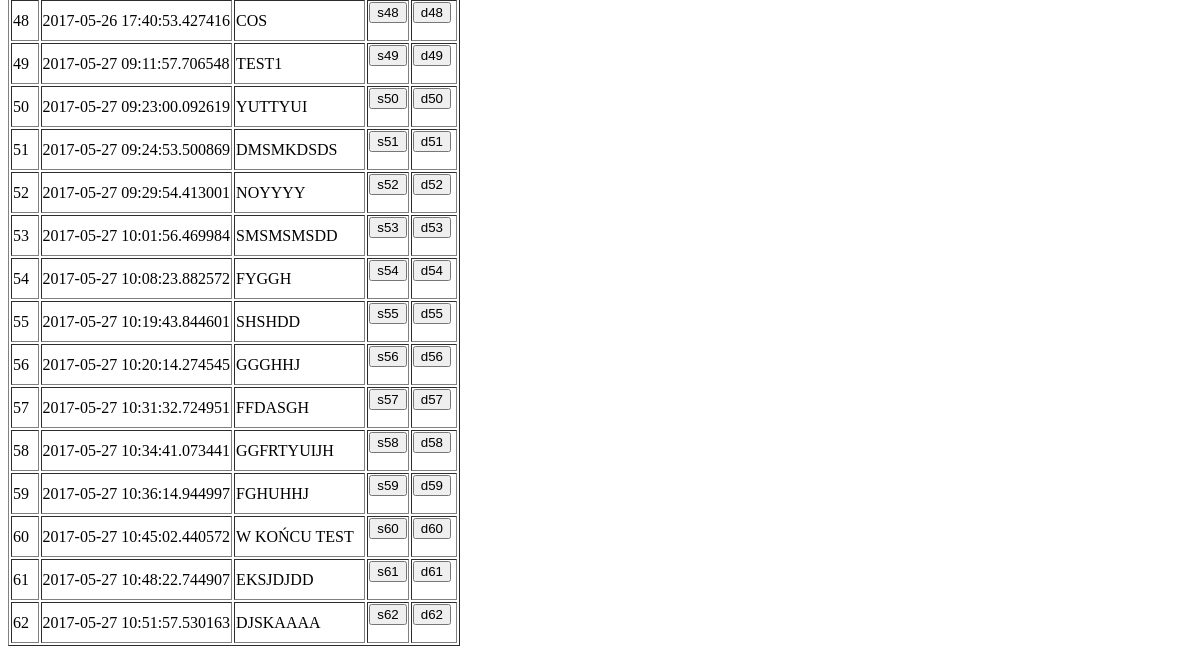
Page /database (signed in, lower part) on the earlier database version.
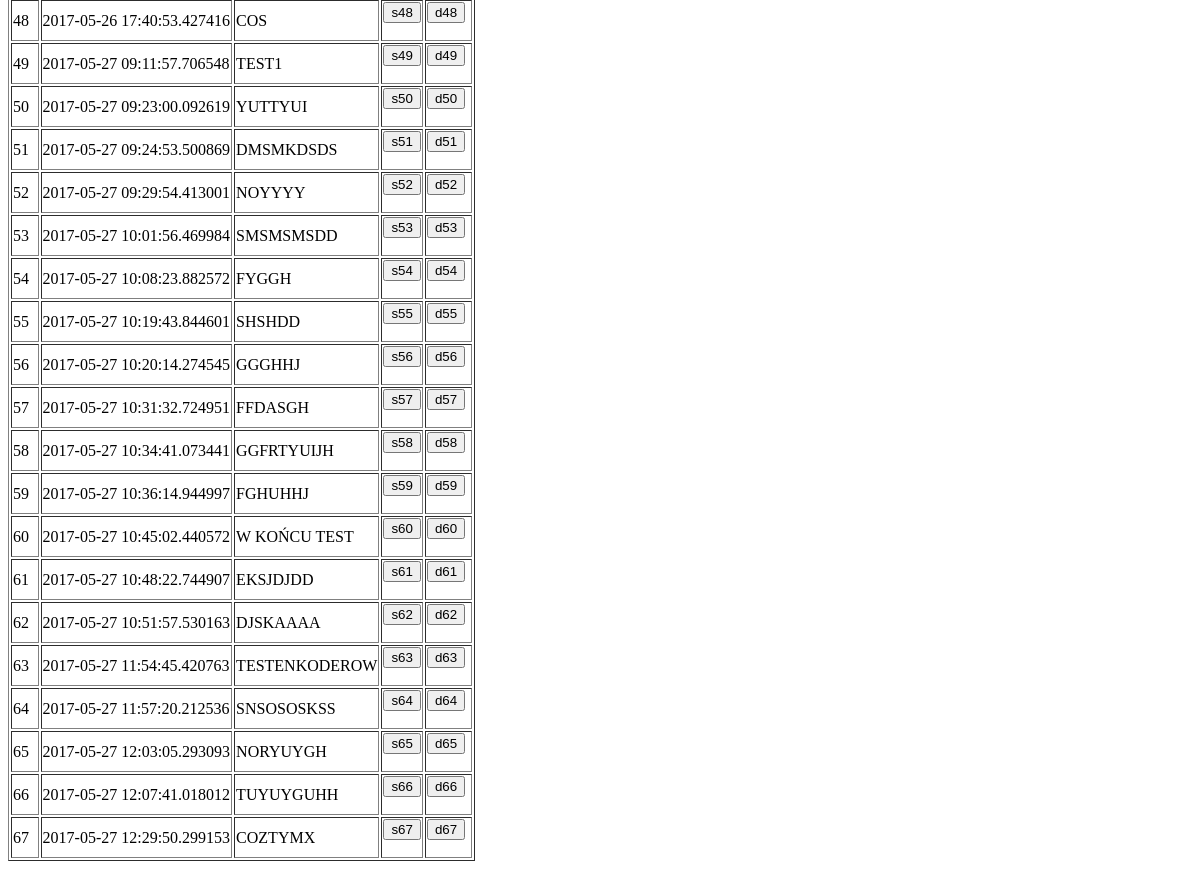
Same page on the later database version.
### app/models.py (models this page shows, shortened)
class Measure(db.Model):
    id = db.Column(db.Integer, primary_key = True)
    title = db.Column(db.String(140))
    timestamp = db.Column(db.DateTime)
    minVal = db.Column(db.Integer)
    maxVal = db.Column(db.Integer)
    scale = db.Column(db.Integer)
    active = db.Column(db.Boolean)
    user_id = db.Column(db.Integer, db.ForeignKey('user.id'))
    photos = db.relationship('Photo', backref='title', lazy='dynamic')

### app/views.py (the view)
@app.route('/database', methods=['GET'])
@login_required
def database():
    users = models.User.query.all()
    user = g.user
    measures = user.measures.all() #models.Measure.query.all()
    db.session.commit()
    return render_template("database.html",
                           title='database',
                           users=users,
                           measures=measures)

### app/models.py (called while the page is built)
    @property
    def is_authenticated(self):
        return True

### app/views.py (called while the page is built)
@lm.user_loader
def load_user(id):
    return User.query.get(int(id))

@app.before_request
def before_request():
    g.user = current_user

### app/templates/database.html (shortened to what this page needs)
{% extends "base.html" %}
{% block content %}
	<table border="1">
		<tbody>
			{% for m in measures %}
				<tr>
					<td> {{ m.id }}		</td>
					<td> {{ m.timestamp }}	</td>
					<td> {{ m.title }}	</td>
					<td>
					<form action="" method="post">
						<input type="submit" name="submit" value=s{{m.id}}>
					</form>
					</td>
					<td>
					<form action="" method="post">
						<input type="submit" name="submit" value=d{{m.id}}>
					</form>
					</td>
				</tr>
			{% endfor %}
		</tbody>
	</table>
{% endblock %}

### app/templates/base.html (shortened to what this page needs)
<html>
  <head>
  </head>
  <body>
    {% block content %}{% endblock %}
  </body>
</html>

Differences in the rows shown:
added Measure: id "63", timestamp "2017-05-27 11:54:45.420763", title "TESTENKODEROW", submit "s63", submit "d63"
added Measure: id "64", timestamp "2017-05-27 11:57:20.212536", title "SNSOSOSKSS", submit "s64", submit "d64"
added Measure: id "65", timestamp "2017-05-27 12:03:05.293093", title "NORYUYGH", submit "s65", submit "d65"
added Measure: id "66", timestamp "2017-05-27 12:07:41.018012", title "TUYUYGUHH", submit "s66", submit "d66"
added Measure: id "67", timestamp "2017-05-27 12:29:50.299153", title "COZTYMX", submit "s67", submit "d67"
